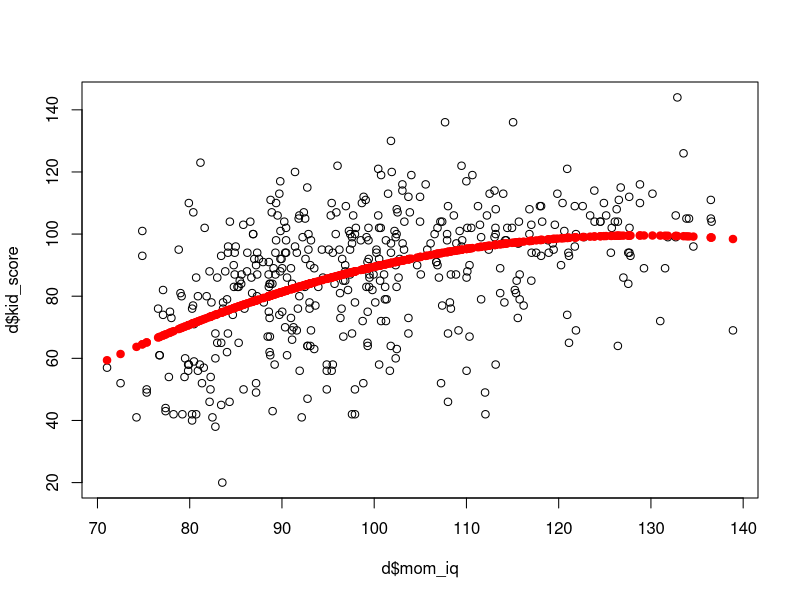

R code for this plot:
## ---- chunk 1
d = read.csv("datos/kidiq.csv")
## ---- chunk 2
m = lm(kid_score ~ mom_iq + mom_age, data = d)
## ---- chunk 3
X = model.matrix(m)
head(X)
## ---- chunk 4
coefficients(m)
## ---- chunk 5
y_e = fitted(m)
head(y_e)
## ---- chunk 6
e = residuals(m)
head(e)
## ---- chunk 7
deviance(m)
## ---- chunk 8
m$coef
## ---- chunk 9
summary(m)
## ---- chunk 10
m_summ = summary(m)
m_summ$r.squared
## ---- chunk 11
y = matrix(d$kid_score, ncol = 1)
X = cbind(d$mom_iq, d$mom_age)

Xt_X = t(X) %*% X
Xt_y = t(X) %*% y
( beta = solve(Xt_X) %*% Xt_y )
## ---- chunk 12
m = lm(kid_score ~ 0 + mom_iq + mom_age, data = d)
summary(m)
## ---- chunk 13
m = lm(kid_score ~ -1 + mom_iq + mom_age, data = d)
summary(m)
## ---- chunk 14
1 - sum(m$resid^2)/sum(d$kid_score^2)
1 - sum(m$resid^2)/sum((d$kid_score - mean(d$kid_score))^2)
## ---- chunk 15
m = lm(kid_score ~ mom_iq + I(mom_iq^2), data = d)
summary(m)
## ---- chunk 16
plot(d$mom_iq, d$kid_score)
points(d$mom_iq, fitted.values(m), col = "red", pch = 19)
